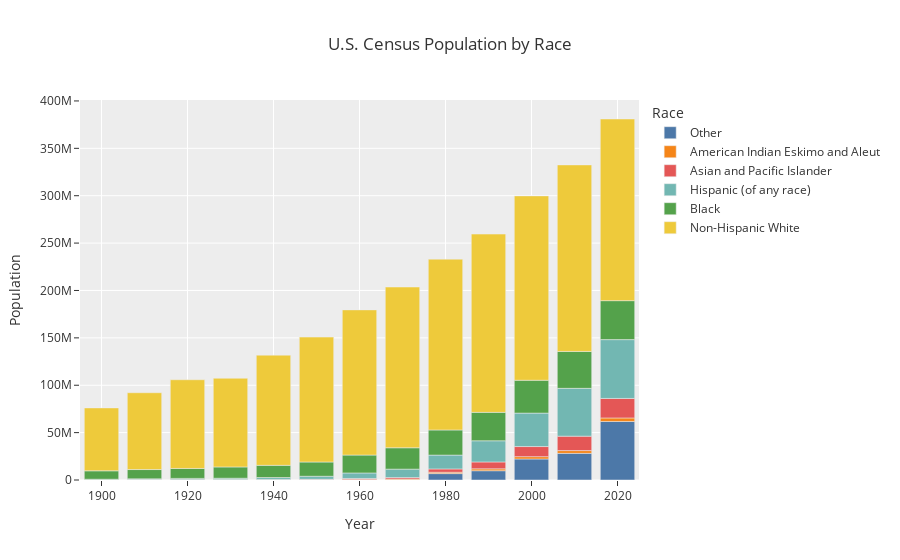

The cell this chart's notebook holds for it:
### Code cell
wide_df = px.data.medals_wide()


fig = px.bar(usa_pop, x="Year",y='Population', color="Race", title="U.S. Census Population by Race", range_x=[1895, 2025],                                                                                                   color_discrete_sequence=px.colors.qualitative.T10, template= 'ggplot2')
fig.show()
fig.write_html((Path('/Users/ianapeix/ADA2022/html/US_Census.html')))

### Figure 1 — Plotly figure (JSON) as saved in the notebook; plotly's stock layout.template omitted (floating-point values rounded to 4 significant figures)
{"data": [{"alignmentgroup": "True", "hovertemplate": "Race=Other<br>Year=%{x}<br>Population=%{y}<extra></extra>", "legendgroup": "Other", "marker": {"color": "#4C78A8", "pattern": {"shape": ""}}, "name": "Other", "offsetgroup": "Other", "orientation": "v", "showlegend": true, "textposition": "auto", "x": [1930, 1920, 1940, 1850, 1860, 1880, 1890, 1900, 1910, 1870, 1950, 1960, 1970, 1980, 1990, 2000, 2010, 2020], "xaxis": "x", "y": [0, 0, 0, 0, 0, 0, 0, 0, 0, 0, 48604, 87606, 230064, 6758319, 9804847, 22185301, 28116441, 61764658], "yaxis": "y", "type": "bar"}, {"alignmentgroup": "True", "hovertemplate": "Race=American Indian Eskimo and Aleut <br>Year=%{x}<br>Population=%{y}<extra></extra>", "legendgroup": "American Indian Eskimo and Aleut ", "marker": {"color": "#F58518", "pattern": {"shape": ""}}, "name": "American Indian Eskimo and Aleut ", "offsetgroup": "American Indian Eskimo and Aleut ", "orientation": "v", "showlegend": true, "textposition": "auto", "x": [1850, 1870, 1880, 1860, 1950, 1920, 1940, 1910, 1900, 1930, 1960, 1970, 1890, 1980, 1990, 2000, 2010, 2020], "xaxis": "x", "y": [0, 25731, 66407, 44021, 343410, 244437, 333969, 265683, 237196, 332397, 551669, 795110, 248253, 1420400, 1959234, 2475956, 2932248, 3727135], "yaxis": "y", "type": "bar"}, {"alignmentgroup": "True", "hovertemplate": "Race=Asian and Pacific Islander <br>Year=%{x}<br>Population=%{y}<extra></extra>", "legendgroup": "Asian and Pacific Islander ", "marker": {"color": "#E45756", "pattern": {"shape": ""}}, "name": "Asian and Pacific Islander ", "offsetgroup": "Asian and Pacific Islander ", "orientation": "v", "showlegend": true, "textposition": "auto", "x": [1850, 1860, 1900, 1910, 1920, 1940, 1880, 1950, 1890, 1930, 1870, 1960, 1970, 1980, 1990, 2000, 2010, 2020], "xaxis": "x", "y": [0, 34933, 114189, 146863, 182137, 254918, 105613, 321033, 109527, 264766, 63254, 980337, 1526401, 3500439, 7273662, 10641833, 15214265, 20576015], "yaxis": "y", "type": "bar"}, {"alignmentgroup": "True", "hovertemplate": "Race=Hispanic (of any race)<br>Year=%{x}<br>Population=%{y}<extra></extra>", "legendgroup": "Hispanic (of any race)", "marker": {"color": "#72B7B2", "pattern": {"shape": ""}}, "name": "Hispanic (of any race)", "offsetgroup": "Hispanic (of any race)", "orientation": "v", "showlegend": true, "textposition": "auto", "x": [1850, 1870, 1860, 1900, 1890, 1880, 1910, 1930, 1920, 1940, 1950, 1960, 1970, 1980, 1990, 2000, 2010, 2020], "xaxis": "x", "y": [116943, 155000, 155000, 503189, 393555, 393555, 797994, 1286154, 1286154, 2021820, 3231409, 5814784, 8920940, 14608673, 22354059, 35305818, 50477594, 62080044], "yaxis": "y", "type": "bar"}, {"alignmentgroup": "True", "hovertemplate": "Race=Black <br>Year=%{x}<br>Population=%{y}<extra></extra>", "legendgroup": "Black ", "marker": {"color": "#54A24B", "pattern": {"shape": ""}}, "name": "Black ", "offsetgroup": "Black ", "orientation": "v", "showlegend": true, "textposition": "auto", "x": [1940, 1920, 1950, 1960, 1910, 2020, 1930, 1970, 1980, 1990, 2000, 1900, 2010, 1880, 1890, 1850, 1860, 1870], "xaxis": "x", "y": [12865518, 10463131, 15042286, 18871831, 9827763, 41104200, 11891143, 22539362, 26495025, 29986060, 34658190, 8833994, 38929319, 6580793, 7488676, 3638808, 4441830, 4880009], "yaxis": "y", "type": "bar"}, {"alignmentgroup": "True", "hovertemplate": "Race=Non-Hispanic White<br>Year=%{x}<br>Population=%{y}<extra></extra>", "legendgroup": "Non-Hispanic White", "marker": {"color": "#EECA3B", "pattern": {"shape": ""}}, "name": "Non-Hispanic White", "offsetgroup": "Non-Hispanic White", "orientation": "v", "showlegend": true, "textposition": "auto", "x": [2020, 2010, 2000, 1990, 1980, 1870, 1860, 1970, 1850, 1890, 1960, 1880, 1930, 1900, 1950, 1910, 1940, 1920], "xaxis": "x", "y": [191697647, 196817552, 194552774, 188128296, 180256366, 19438451, 19438451, 169622593, 19438451, 43065679, 153217498, 43065679, 93604612, 66374317, 131805405, 81043248, 116261189, 93604612], "yaxis": "y", "type": "bar"}], "layout": {"xaxis": {"anchor": "y", "domain": [0.0, 1.0], "title": {"text": "Year"}, "range": [1895, 2025]}, "yaxis": {"anchor": "x", "domain": [0.0, 1.0], "title": {"text": "Population"}}, "legend": {"title": {"text": "Race"}, "tracegroupgap": 0}, "title": {"text": "U.S. Census Population by Race"}, "barmode": "relative"}}
